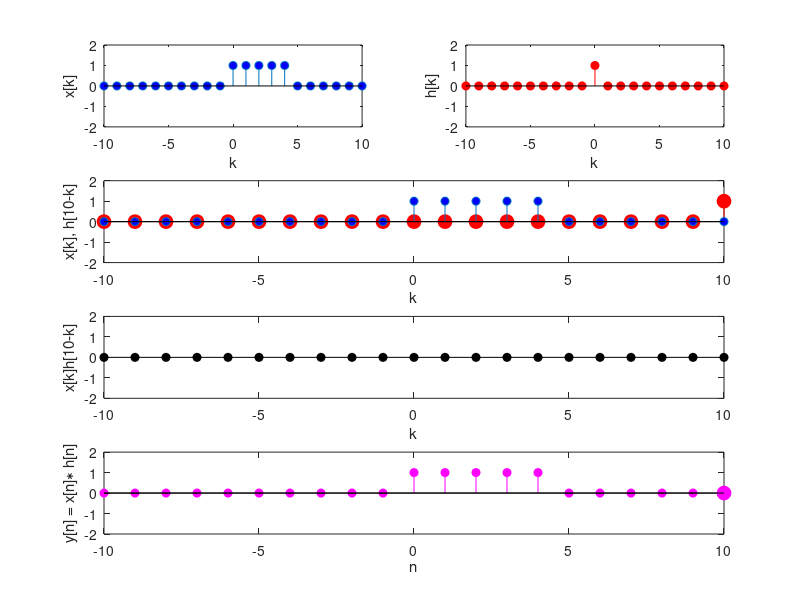

This chart was generated by the following MATLAB code:
clear all
close all
clc

L = 5;
N = 10;
k = -N:N;
x = [zeros(1,N) ones(1,L) zeros(1,N-L+1)];
h = [zeros(1,N) 1 zeros(1,N)];

y = [];
figure
i = 1;
for n = -N:N
    subplot(4,2,1)
    stem(k,x,'MarkerFaceColor','blue'), axis([-N N -2 2]), xlabel('k'), ylabel('x[k]')
    subplot(4,2,2)
    stem(k,h,'r','MarkerFaceColor','red'), axis([-N N -2 2]), xlabel('k'), ylabel('h[k]')
  
    if n<0
        subplot(4,2,[3,4])
        stem(k,[h(end-abs(n):-1:1) zeros(1,abs(n))],'r','MarkerFaceColor','red','MarkerSize',10), hold on,
        stem(k,x,'MarkerFaceColor','blue'), axis([-N N -2 2]), xlabel('k'), ylabel(sprintf('x[k], h[%i-k]',n))
        hold off
        subplot(4,2,[5,6])
        stem(k,x.*[h(end-abs(n):-1:1) zeros(1,abs(n))],'k','MarkerFaceColor','black'), axis([-N N -2 2])
        xlabel('k'), ylabel(sprintf('x[k]h[%i-k]',n))
        subplot(4,2,[7,8])
        y = [y sum(x.*[h(end-abs(n):-1:1) zeros(1,abs(n))])];
        stem(k,[y NaN(1,2*N+1-i)],'m','MarkerFaceColor','magenta'), hold on,
        stem(k(i),y(end),'m','MarkerFaceColor','magenta','MarkerSize',10),
        axis([-N N -2 2]), xlabel('n'), ylabel('y[n] = x[n]\ast h[n]')
    else
        subplot(4,2,[3,4])
        stem(k,[zeros(1,n) h(end:-1:1+n) ],'r','MarkerFaceColor','red','MarkerSize',10), hold on,
        stem(k,x,'MarkerFaceColor','blue'), axis([-N N -2 2]), xlabel('k'), ylabel(sprintf('x[k], h[%i-k]',n))
        hold off 
        subplot(4,2,[5,6])
        stem(k,x.*[zeros(1,n) h(end:-1:1+n)],'k','MarkerFaceColor','black'), axis([-N N -2 2])
        xlabel('k'), ylabel(sprintf('x[k]h[%i-k]',n))
        subplot(4,2,[7,8])
        y = [y sum(x.*[zeros(1,n) h(end:-1:1+n)])];
        stem(k,[y NaN(1,2*N+1-i)],'m','MarkerFaceColor','magenta'), hold on,
        stem(k(i),y(end),'m','MarkerFaceColor','magenta','MarkerSize',10),
        axis([-N N -2 2]), xlabel('n'), ylabel('y[n] = x[n]\ast h[n]')
    end
    hold off
    pause
    i = i + 1;
end
